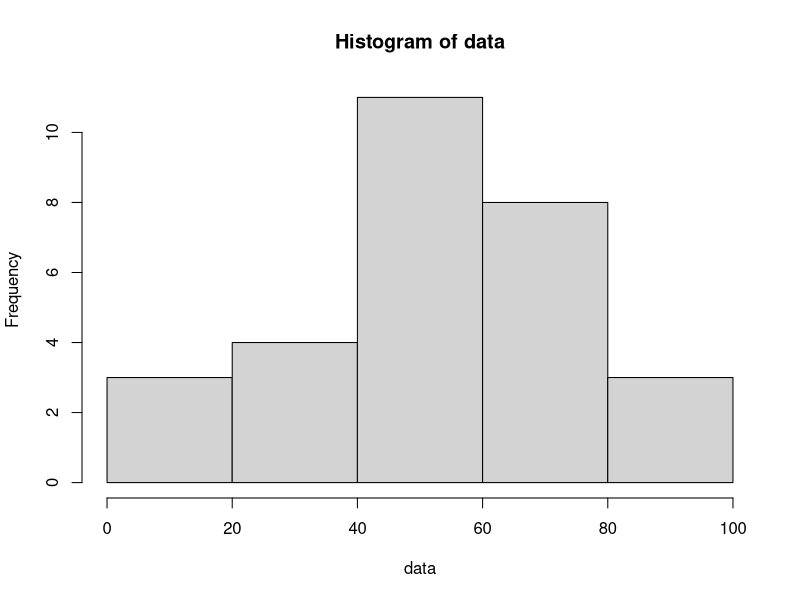
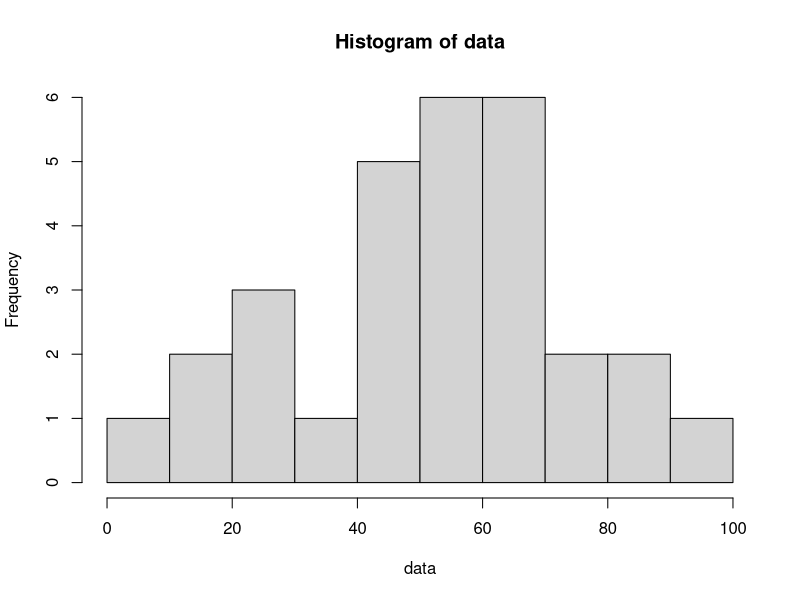

The R source for these figures, in order: (Note: this script raises an error after producing the figures.)
# Input data
data=c(13,60,81,75,65,65,64,48,58,49,60,87,65,78,45,61,60,59,44,24,9,14,30,96,40,45,53,70,21)

# Histogram
hist(data)
hist(data,breaks=seq(0,100,10)) # Separate with breaks() to 10, 0-100
hist(data,breaks=seq(0,25,50,75,100)) # Separate as 0-25-50-75-100
hist(data,breaks=seq(0,31,50,100))

hist(data,main="Test Scores",xlab="Scores",ylab=NULL) # Set title and axis title(xlab,ylab)
hist(data,freq=F) # Display in probability density

# Stem
stem(data)

# Box plot
boxplot(data)

# Basic data process
print(mean(data)) # Mean;Average
print(median(data)) # Median

freq=sort(data)
print(table(data)) # Ascending sorted

var(data) # Variant
sd(data) # Standard Differences 

quantile(data) # Quantile

sd(data)/mean(data) # SD/AVG
sd(data)
